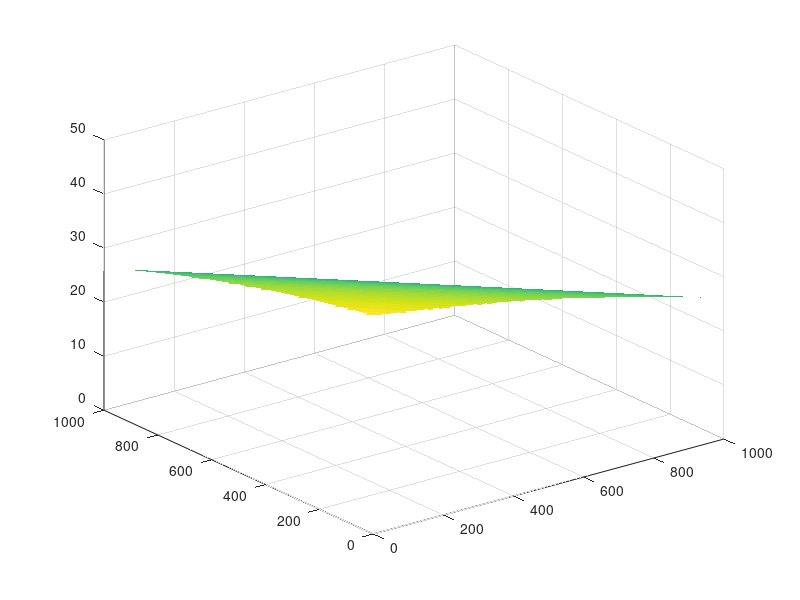
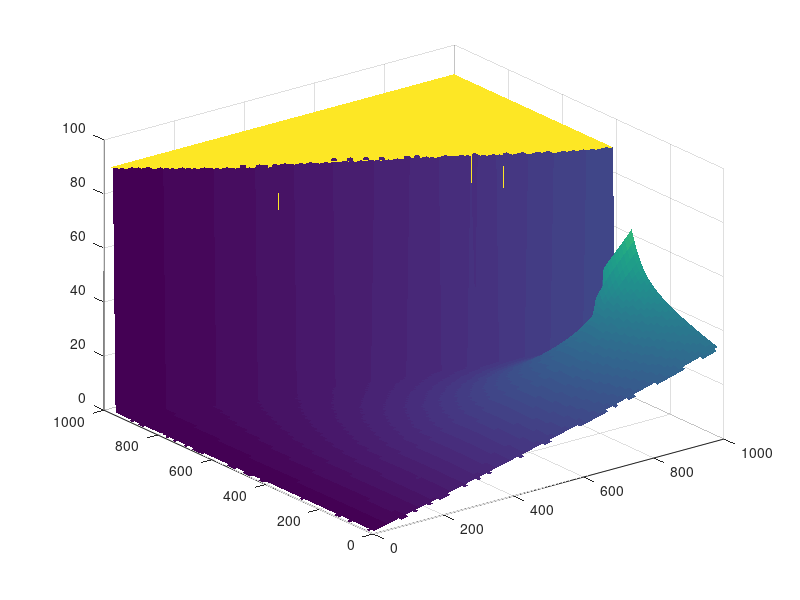
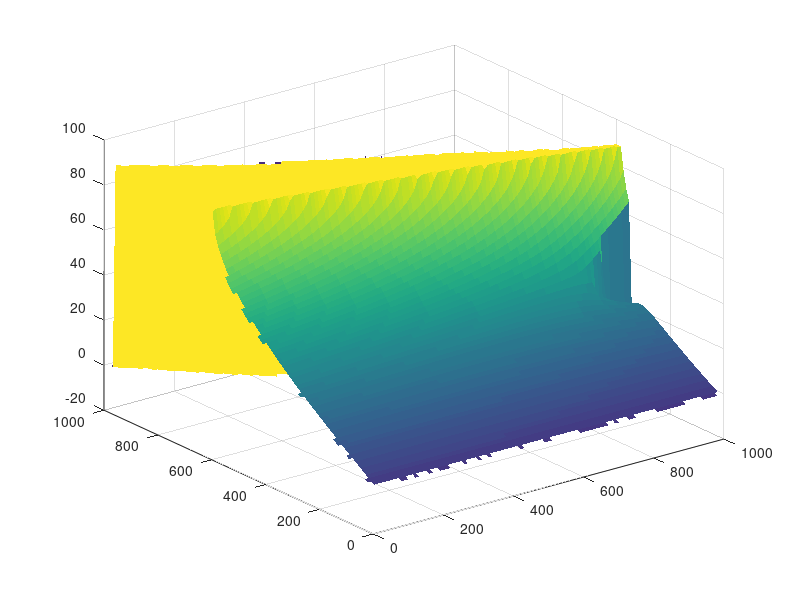
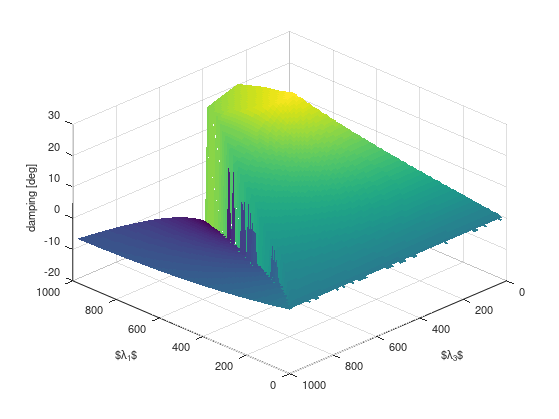

MATLAB code for these plots, in order:
% plot the damping of the poles as function of the gains

close all
clear

% figure options
myFontSize = 8;
myLineWidth = 2;
figSize = [530    55   360   360];
FB=input('Store as eps file (y/N)?: ','s');

% transfer function
L    =  85e-6;   % [H]
Ccap = 275e-6;   % [F]
R    = 0.010;    % [ohm]

% G = b/(s^2 + a*s + b)
b = 10463/(Ccap*10000*L);
a = (3259 + 10000*R)/(10000*L);

% harmonics
w1 = 2*pi*50;
w3 = 3*w1;

% -----------------------------------------------------
% least squares fitting over grid

L = 0;      % lower bound of gains
U = 1000;   % upper bound of gains

h1 = 10; % step size dimension 1
h2 = 10;  % step size dimension 2
nPoints  = ((U-L)/h1);
nPoints2 = ((U-L)/h2);
dMat = zeros(nPoints, nPoints2, 3);

% enumerate the boxes
LV  = L:h1:U-h1; % vector of gains
LV2 = L:h2:U-h2; % vector of gains



for kkk1 = 1:length(LV)
    for kkk2 = 1:length(LV2)
        
        L1 = LV(kkk1);
        L3 = LV2(kkk2);
        
        % coefficients of denominator polynomial
        den = [1 ;
            a ;
            (w1^2 + w3^2 + b);
            (a*w1^2 + a*w3^2 + L1*b + L3*b);
            (w1^2*w3^2 + b*w1^2 + b*w3^2);
            (a*w1^2*w3^2 + L3*b*w1^2 + L1*b*w3^2) ;
            b*w1^2*w3^2];
        
        rot = roots(den);
        
        % shift one pole pair closer to origin to have better view
        rot(1) = rot(1) + 800 - 5000i;
        rot(2) = rot(2) + 800 + 5000i;
        
        % calculate damping of each pole pair
        if any(real(rot) > 0)
            dMat( kkk1, kkk2, 1:3 ) = NaN;
        else
        for ii = 1:3
            alpha = atan(-real(rot(2*ii-1))/imag(rot(2*ii-1)));
            dMat( kkk1, kkk2, ii ) = atan(-real(rot(2*ii-1))/imag(rot(2*ii-1))); 
        end
        end
    end
end


for kk = 1:3
    figure
    surf(LV, LV2, dMat(:,:,kk)*180/pi); 
    shading flat
end

figure
set(gcf, 'outerposition', figSize, 'PaperPositionMode', 'auto')
dMat2 = min(dMat, [], 3);
surf(LV, LV2, dMat2*180/pi);
shading flat
view([-135, 40])


xlabel('$\lambda_1$')
ylabel('$\lambda_3$')
zlabel('damping [deg]')
set(gca,'FontSize', myFontSize);
set(findall(gcf, '-property', 'FontSize'), 'FontSize', myFontSize)


if (FB=='y' | FB=='Y')
    matlabfrag('root_locus_2D_in_3D')
    movefile('root_locus_2D_in_3D.*', '../fig', 'f')
end





